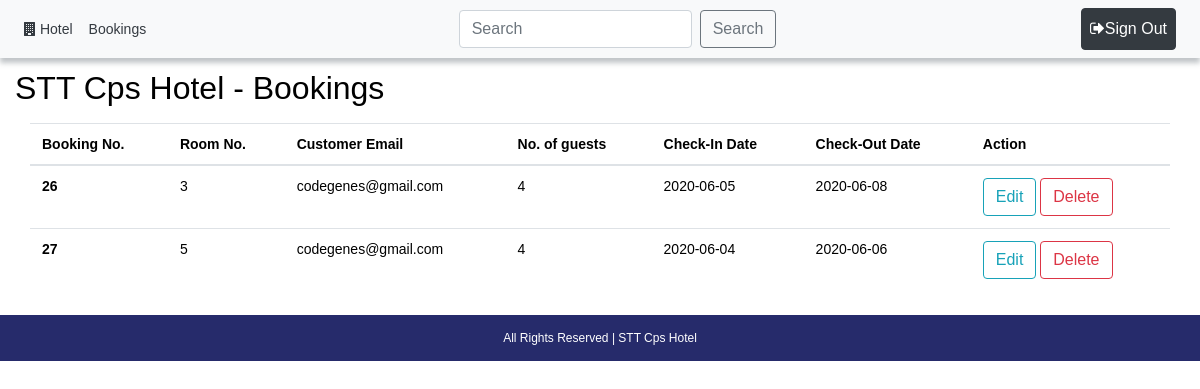
The app's page /components/booking/view.php (signed in) with its own data.
### tables this page shows
CREATE TABLE IF NOT EXISTS `bookings` (
  `id` int(11) NOT NULL AUTO_INCREMENT,
  `customer_email` varchar(64) NOT NULL,
  `room_no` int(255) NOT NULL,
  `check_in` date NOT NULL,
  `check_out` date DEFAULT NULL,
  `adults_num` int(11) NOT NULL,
  `children_num` int(11) NOT NULL,
  `clear_bill` tinyint(1) NOT NULL DEFAULT '0',
  PRIMARY KEY (`id`)
);

### components/booking/view.php (the view, shortened to what this page needs)
<?php
$path = $_SERVER['DOCUMENT_ROOT'];
$path .= "/hotel/";
require_once($path . 'connect.php');
if ($_SESSION['role'] == 'admin') {
	$ReadSql = "SELECT * FROM `bookings` ORDER BY id";
}else {
	$email =$_SESSION['email'];
	$ReadSql = "SELECT * FROM `bookings` WHERE customer_email='$email' ORDER BY id";
}
$res = mysqli_query($connection, $ReadSql);
?>
<?php require($path . 'templates/header.php') ?>
	<div class="container-fluid my-4">
		<div class="row my-2">
			<h2>STT Cps Hotel - Bookings</h2>
		</div>
		<table class="table ">
		<thead>
			<tr>
				<th>Booking No.</th>
				<th>Room No.</th>
				<th>Customer Email</th>
				<th>No. of guests</th>
				<th>Check-In Date</th>
				<th>Check-Out Date</th>
				<th>Action</th>
			</tr>
		</thead>
		<tbody>
		<?php
		while($r = mysqli_fetch_assoc($res)){
		?>
			<tr>
				<th scope="row"><?php echo $r["id"]; ?></th>
				<td><?php echo $r["room_no"]; ?></td>
				<td><?php echo $r["customer_email"]; ?></td>
				<td><?php echo ($r["adults_num"] + $r["children_num"]); ?></td>
				<td><?php echo $r["check_in"]; ?></td>
				<td><?php echo $r["check_out"]; ?></td>
				<td>
					<a href="update.php?id=<?php echo $r["id"]; ?>"><button type="button" class="btn btn-outline-info">Edit</button></a>
					<button type="button" class="btn btn-outline-danger btn-xs" data-toggle="modal" data-target="#myModal">Delete</button>
				</td>
			</tr>
		<?php } ?>
		</tbody>
		</table>
	</div>
<?php require($path . 'templates/footer.php') ?>

### css/style.css (style rules this page uses)
* { color: black; }
html, body { height: 100%; }

### templates/header.php (style rules this page uses)
body { font: 14px sans-serif; }

### records on screen
bookings: id "26", room_no "3", customer_email "codegenes@gmail.com", $r["adults_num"] + $r["children_num"] "4", check_in "2020-06-05", check_out "2020-06-08"
bookings: id "27", room_no "5", customer_email "codegenes@gmail.com", $r["adults_num"] + $r["children_num"] "4", check_in "2020-06-04", check_out "2020-06-06"
